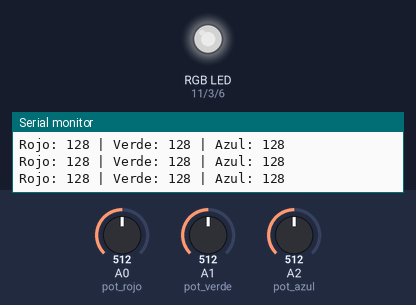
This sketch was run on a simulated Arduino Uno, built with avr-gcc and run on an emulated ATmega328P. Shown: an RGB LED mixed from three pins (HIGH = lit), the last lines printed to the serial monitor. The test bench sets the inputs (shaded band); at power-on: A0 (pot_rojo) = 512, A1 (pot_verde) = 512, A2 (pot_azul) = 512. Dim RGB values are drawn brighter than linear.

Above: at 1.2 s.
1.3 s: A0 (pot_rojo) set to 306
At 2.5 s:
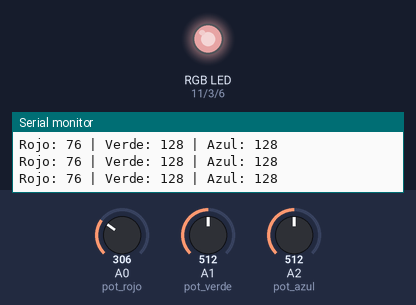
2.8 s: A1 (pot_verde) set to 306
At 3.2 s:
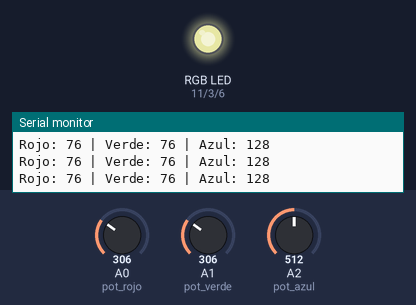
4.3 s: A2 (pot_azul) set to 306
At 4.8 s:
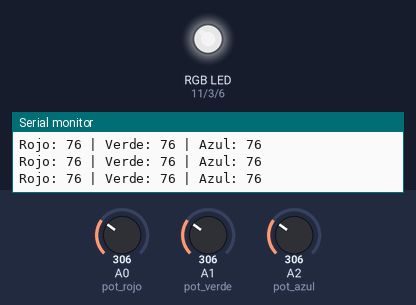
5.8 s: A0 (pot_rojo) set to 391
At 6.5 s:
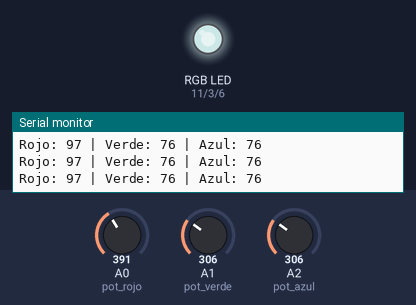
8.8 s: A0 (pot_rojo) set to 406
At 9.7 s:
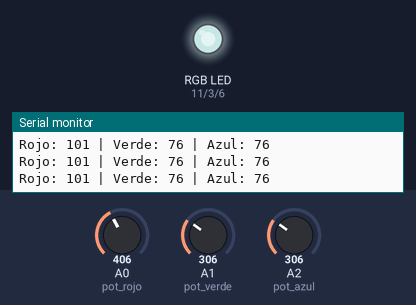
10.3 s: A1 (pot_verde) set to 122
At 11.4 s:
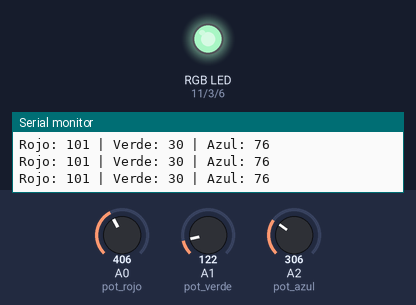
Timing chart, 0 to 12.8 s (numbered marks = the images above; inputs shaded):
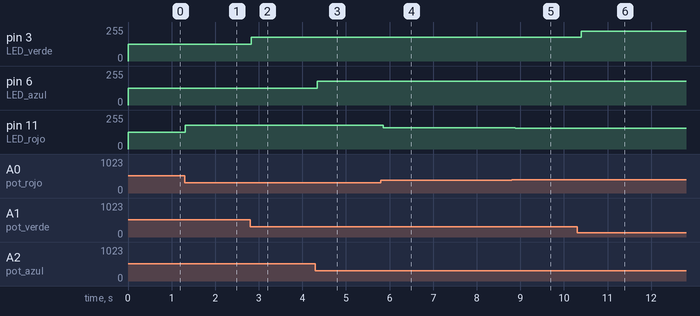

The sketch:

practica5ledrgb.ino
```cpp
// esta version sustituye ala anterior porque el led rgb con el que estoy trabajando es anodo comun

const int LED_rojo = 11;
const int LED_verde = 3;
const int LED_azul = 6;

const int pot_rojo = 0;
const int pot_verde = 1;
const int pot_azul = 2;

int brillo_rojo;
int brillo_verde;
int brillo_azul;

void setup() {
  Serial.begin(9600);

  pinMode(LED_rojo, OUTPUT);
  pinMode(LED_verde, OUTPUT);
  pinMode(LED_azul, OUTPUT);
}

void loop() {
  brillo_rojo = analogRead(pot_rojo) / 4;
  brillo_verde = analogRead(pot_verde) / 4;
  brillo_azul = analogRead(pot_azul) / 4;


// pwm 0 = maximo brillo, pwm 255 = menor brillo(apagado), ocurre al revez que con el led rgb catodo comun, por eso uso 255
  analogWrite(LED_rojo, 255 - brillo_rojo);
  analogWrite(LED_verde, 255 - brillo_verde);
  analogWrite(LED_azul, 255 - brillo_azul);

  Serial.print("Rojo: ");
  Serial.print(brillo_rojo);

  Serial.print(" | Verde: ");
  Serial.print(brillo_verde);

  Serial.print(" | Azul: ");
  Serial.println(brillo_azul);

  delay(100);
}
```

Measured:
- after the input at 1.3 s, pin 11 (LED_rojo): 127/255 → 179/255 at once
- after the input at 2.8 s, pin 3 (LED_verde): 127/255 → 179/255 at once
- after the input at 4.3 s, pin 6 (LED_azul): 127/255 → 179/255 at once
- after the input at 5.8 s, pin 11 (LED_rojo): 179/255 → 158/255 after 0.06 s
- after the input at 8.8 s, pin 11 (LED_rojo): 158/255 → 154/255 after 0.08 s
- after the input at 10.3 s, pin 3 (LED_verde): 179/255 → 225/255 after 0.10 s
